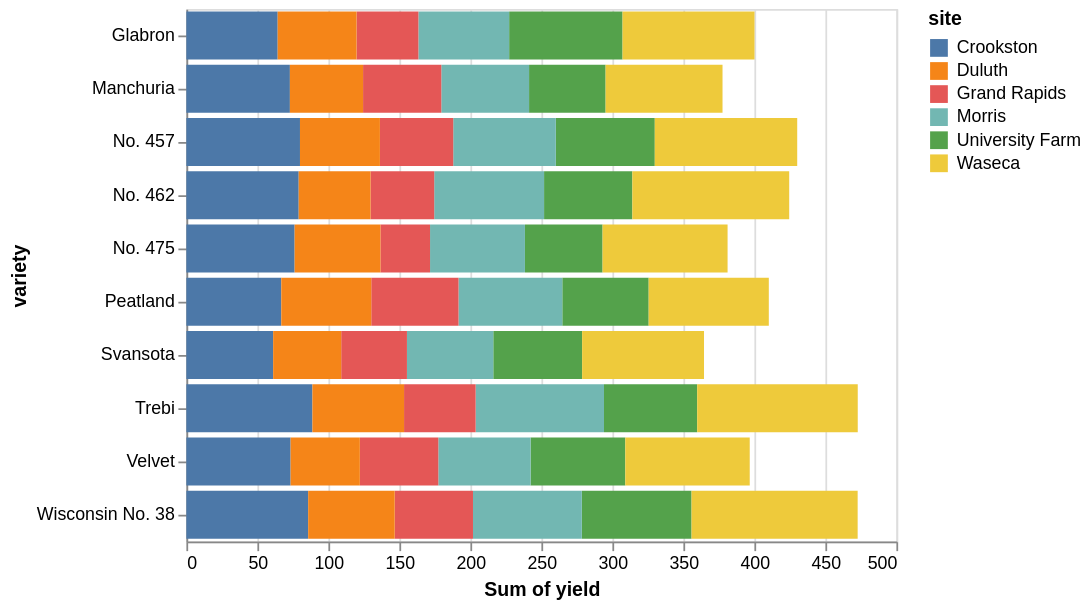

The Vega-Lite source for this figure:
### Vega-Lite specification from a JSON file in a GitHub repository (floating-point values rounded to 4 significant figures)
{"config": {"view": {"height": 300, "width": 400}}, "encoding": {"y": {"field": "variety", "type": "nominal"}, "x": {"aggregate": "sum", "field": "yield", "type": "quantitative"}, "color": {"field": "site", "type": "nominal"}}, "data": {"values": [{"variety": "Manchuria", "yield": 27.0, "site": "University Farm", "year": 1931}, {"variety": "Manchuria", "yield": 48.87, "site": "Waseca", "year": 1931}, {"variety": "Manchuria", "yield": 27.43, "site": "Morris", "year": 1931}, {"variety": "Manchuria", "yield": 39.93, "site": "Crookston", "year": 1931}, {"variety": "Manchuria", "yield": 32.97, "site": "Grand Rapids", "year": 1931}, {"variety": "Manchuria", "yield": 28.97, "site": "Duluth", "year": 1931}, {"variety": "Glabron", "yield": 43.07, "site": "University Farm", "year": 1931}, {"variety": "Glabron", "yield": 55.2, "site": "Waseca", "year": 1931}, {"variety": "Glabron", "yield": 28.77, "site": "Morris", "year": 1931}, {"variety": "Glabron", "yield": 38.13, "site": "Crookston", "year": 1931}, {"variety": "Glabron", "yield": 29.13, "site": "Grand Rapids", "year": 1931}, {"variety": "Glabron", "yield": 29.67, "site": "Duluth", "year": 1931}, {"variety": "Svansota", "yield": 35.13, "site": "University Farm", "year": 1931}, {"variety": "Svansota", "yield": 47.33, "site": "Waseca", "year": 1931}, {"variety": "Svansota", "yield": 25.77, "site": "Morris", "year": 1931}, {"variety": "Svansota", "yield": 40.47, "site": "Crookston", "year": 1931}, {"variety": "Svansota", "yield": 29.67, "site": "Grand Rapids", "year": 1931}, {"variety": "Svansota", "yield": 25.7, "site": "Duluth", "year": 1931}, {"variety": "Velvet", "yield": 39.9, "site": "University Farm", "year": 1931}, {"variety": "Velvet", "yield": 50.23, "site": "Waseca", "year": 1931}, {"variety": "Velvet", "yield": 26.13, "site": "Morris", "year": 1931}, {"variety": "Velvet", "yield": 41.33, "site": "Crookston", "year": 1931}, {"variety": "Velvet", "yield": 23.03, "site": "Grand Rapids", "year": 1931}, {"variety": "Velvet", "yield": 26.3, "site": "Duluth", "year": 1931}, {"variety": "Trebi", "yield": 36.57, "site": "University Farm", "year": 1931}, {"variety": "Trebi", "yield": 63.83, "site": "Waseca", "year": 1931}, {"variety": "Trebi", "yield": 43.77, "site": "Morris", "year": 1931}, {"variety": "Trebi", "yield": 46.93, "site": "Crookston", "year": 1931}, {"variety": "Trebi", "yield": 29.77, "site": "Grand Rapids", "year": 1931}, {"variety": "Trebi", "yield": 33.93, "site": "Duluth", "year": 1931}, {"variety": "No. 457", "yield": 43.27, "site": "University Farm", "year": 1931}, {"variety": "No. 457", "yield": 58.1, "site": "Waseca", "year": 1931}, {"variety": "No. 457", "yield": 28.7, "site": "Morris", "year": 1931}, {"variety": "No. 457", "yield": 45.67, "site": "Crookston", "year": 1931}, {"variety": "No. 457", "yield": 32.17, "site": "Grand Rapids", "year": 1931}, {"variety": "No. 457", "yield": 33.6, "site": "Duluth", "year": 1931}, {"variety": "No. 462", "yield": 36.6, "site": "University Farm", "year": 1931}, {"variety": "No. 462", "yield": 65.77, "site": "Waseca", "year": 1931}, {"variety": "No. 462", "yield": 30.37, "site": "Morris", "year": 1931}, {"variety": "No. 462", "yield": 48.57, "site": "Crookston", "year": 1931}, {"variety": "No. 462", "yield": 24.93, "site": "Grand Rapids", "year": 1931}, {"variety": "No. 462", "yield": 28.1, "site": "Duluth", "year": 1931}, {"variety": "Peatland", "yield": 32.77, "site": "University Farm", "year": 1931}, {"variety": "Peatland", "yield": 48.57, "site": "Waseca", "year": 1931}, {"variety": "Peatland", "yield": 29.87, "site": "Morris", "year": 1931}, {"variety": "Peatland", "yield": 41.6, "site": "Crookston", "year": 1931}, {"variety": "Peatland", "yield": 34.7, "site": "Grand Rapids", "year": 1931}, {"variety": "Peatland", "yield": 32.0, "site": "Duluth", "year": 1931}, {"variety": "No. 475", "yield": 24.67, "site": "University Farm", "year": 1931}, {"variety": "No. 475", "yield": 46.77, "site": "Waseca", "year": 1931}, {"variety": "No. 475", "yield": 22.6, "site": "Morris", "year": 1931}, {"variety": "No. 475", "yield": 44.1, "site": "Crookston", "year": 1931}, {"variety": "No. 475", "yield": 19.7, "site": "Grand Rapids", "year": 1931}, {"variety": "No. 475", "yield": 33.07, "site": "Duluth", "year": 1931}, {"variety": "Wisconsin No. 38", "yield": 39.3, "site": "University Farm", "year": 1931}, {"variety": "Wisconsin No. 38", "yield": 58.8, "site": "Waseca", "year": 1931}, {"variety": "Wisconsin No. 38", "yield": 29.47, "site": "Morris", "year": 1931}, {"variety": "Wisconsin No. 38", "yield": 49.87, "site": "Crookston", "year": 1931}, {"variety": "Wisconsin No. 38", "yield": 34.47, "site": "Grand Rapids", "year": 1931}, {"variety": "Wisconsin No. 38", "yield": 31.6, "site": "Duluth", "year": 1931}, {"variety": "Manchuria", "yield": 26.9, "site": "University Farm", "year": 1932}, {"variety": "Manchuria", "yield": 33.47, "site": "Waseca", "year": 1932}, {"variety": "Manchuria", "yield": 34.37, "site": "Morris", "year": 1932}, {"variety": "Manchuria", "yield": 32.97, "site": "Crookston", "year": 1932}, {"variety": "Manchuria", "yield": 22.13, "site": "Grand Rapids", "year": 1932}, {"variety": "Manchuria", "yield": 22.57, "site": "Duluth", "year": 1932}, {"variety": "Glabron", "yield": 36.8, "site": "University Farm", "year": 1932}, {"variety": "Glabron", "yield": 37.73, "site": "Waseca", "year": 1932}, {"variety": "Glabron", "yield": 35.13, "site": "Morris", "year": 1932}, {"variety": "Glabron", "yield": 26.17, "site": "Crookston", "year": 1932}, {"variety": "Glabron", "yield": 14.43, "site": "Grand Rapids", "year": 1932}, {"variety": "Glabron", "yield": 25.87, "site": "Duluth", "year": 1932}, {"variety": "Svansota", "yield": 27.43, "site": "University Farm", "year": 1932}, {"variety": "Svansota", "yield": 38.5, "site": "Waseca", "year": 1932}, {"variety": "Svansota", "yield": 35.03, "site": "Morris", "year": 1932}, {"variety": "Svansota", "yield": 20.63, "site": "Crookston", "year": 1932}, {"variety": "Svansota", "yield": 16.63, "site": "Grand Rapids", "year": 1932}, {"variety": "Svansota", "yield": 22.23, "site": "Duluth", "year": 1932}, {"variety": "Velvet", "yield": 26.8, "site": "University Farm", "year": 1932}, {"variety": "Velvet", "yield": 37.4, "site": "Waseca", "year": 1932}, {"variety": "Velvet", "yield": 38.83, "site": "Morris", "year": 1932}, {"variety": "Velvet", "yield": 32.07, "site": "Crookston", "year": 1932}, {"variety": "Velvet", "yield": 32.23, "site": "Grand Rapids", "year": 1932}, {"variety": "Velvet", "yield": 22.47, "site": "Duluth", "year": 1932}, {"variety": "Trebi", "yield": 29.07, "site": "University Farm", "year": 1932}, {"variety": "Trebi", "yield": 49.23, "site": "Waseca", "year": 1932}, {"variety": "Trebi", "yield": 46.63, "site": "Morris", "year": 1932}, {"variety": "Trebi", "yield": 41.83, "site": "Crookston", "year": 1932}, {"variety": "Trebi", "yield": 20.63, "site": "Grand Rapids", "year": 1932}, {"variety": "Trebi", "yield": 30.6, "site": "Duluth", "year": 1932}, {"variety": "No. 457", "yield": 26.43, "site": "University Farm", "year": 1932}, {"variety": "No. 457", "yield": 42.2, "site": "Waseca", "year": 1932}, {"variety": "No. 457", "yield": 43.53, "site": "Morris", "year": 1932}, {"variety": "No. 457", "yield": 34.33, "site": "Crookston", "year": 1932}, {"variety": "No. 457", "yield": 19.47, "site": "Grand Rapids", "year": 1932}, {"variety": "No. 457", "yield": 22.7, "site": "Duluth", "year": 1932}, {"variety": "No. 462", "yield": 25.57, "site": "University Farm", "year": 1932}, {"variety": "No. 462", "yield": 44.7, "site": "Waseca", "year": 1932}, {"variety": "No. 462", "yield": 47.0, "site": "Morris", "year": 1932}, {"variety": "No. 462", "yield": 30.53, "site": "Crookston", "year": 1932}, {"variety": "No. 462", "yield": 19.9, "site": "Grand Rapids", "year": 1932}, {"variety": "No. 462", "yield": 22.5, "site": "Duluth", "year": 1932}, {"variety": "Peatland", "yield": 28.07, "site": "University Farm", "year": 1932}, {"variety": "Peatland", "yield": 36.03, "site": "Waseca", "year": 1932}, {"variety": "Peatland", "yield": 43.2, "site": "Morris", "year": 1932}, {"variety": "Peatland", "yield": 25.23, "site": "Crookston", "year": 1932}, {"variety": "Peatland", "yield": 26.77, "site": "Grand Rapids", "year": 1932}, {"variety": "Peatland", "yield": 31.37, "site": "Duluth", "year": 1932}, {"variety": "No. 475", "yield": 30.0, "site": "University Farm", "year": 1932}, {"variety": "No. 475", "yield": 41.27, "site": "Waseca", "year": 1932}, {"variety": "No. 475", "yield": 44.23, "site": "Morris", "year": 1932}, {"variety": "No. 475", "yield": 32.13, "site": "Crookston", "year": 1932}, {"variety": "No. 475", "yield": 15.23, "site": "Grand Rapids", "year": 1932}, {"variety": "No. 475", "yield": 27.37, "site": "Duluth", "year": 1932}, {"variety": "Wisconsin No. 38", "yield": 38.0, "site": "University Farm", "year": 1932}, {"variety": "Wisconsin No. 38", "yield": 58.17, "site": "Waseca", "year": 1932}, {"variety": "Wisconsin No. 38", "yield": 47.17, "site": "Morris", "year": 1932}, {"variety": "Wisconsin No. 38", "yield": 35.9, "site": "Crookston", "year": 1932}, {"variety": "Wisconsin No. 38", "yield": 20.67, "site": "Grand Rapids", "year": 1932}, {"variety": "Wisconsin No. 38", "yield": 29.33, "site": "Duluth", "year": 1932}]}, "mark": "bar", "$schema": "https://vega.github.io/schema/vega-lite/v2.4.1.json"}
